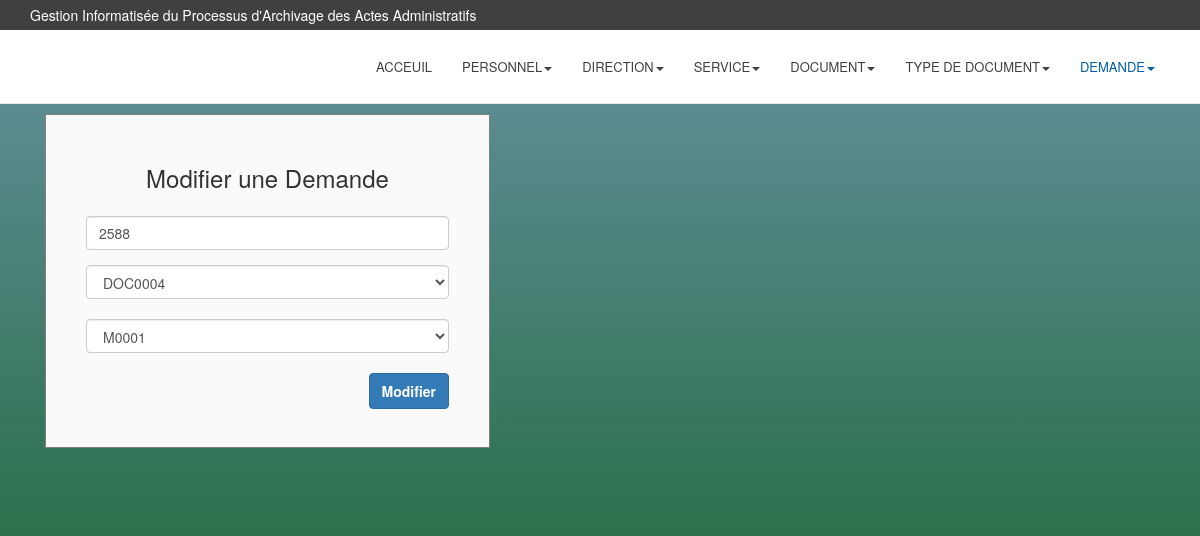
The page /ModifierDemande.php?Dem=2588 on the database its author committed.
### tables this page shows
CREATE TABLE IF NOT EXISTS `demande` (
  `NumDemande` varchar(10) NOT NULL,
  `DateDemande` timestamp NOT NULL DEFAULT current_timestamp(),
  `CodeDoc` varchar(10) NOT NULL,
  `Matricule` varchar(5) NOT NULL,
  PRIMARY KEY (`NumDemande`)
);

### ModifierDemande.php (the view, shortened to what this page needs)
<?php
$hostname = "localhost";
$username = "root";
$password ="";
$databaseName = "gipa";
$connect = mysqli_connect($hostname, $username, $password, $databaseName);
if (isset($_GET["Dem"]))
{
	$requette = "SELECT * FROM demande WHERE NumDemande= '".$_GET["Dem"]."'";
	$resulta = mysqli_query($connect, $requette);
}
?>
<html class="ola">
	<head>
		<link href="css/bootstrap.min.css" rel="stylesheet">
		<link href="css/font-awesome.min.css" rel="stylesheet">
		<link href="css/style.css" rel="stylesheet">
   </head>
   <body class="ola">
		<header>
		<div class="top">
				<div class="container">
					<div class="row">
						<div class="col-sm-6">
							<p>Gestion Informatisée du Processus d'Archivage des Actes Administratifs</p>
						</div>
					</div>
				</div>
			</div>
   			<nav class="navbar navbar-default">
				<div class="container">
					<div class="collapse navbar-collapse" id="bs-navbar-collapse">
						<ul class="nav navbar-nav main-navbar-nav">
							<li><a href="Acceuil.php" title="">ACCEUIL</a></li>
							<li class="dropdown">
								<a href="#" title="" class="dropdown-toggle" data-toggle="dropdown" role="button" aria-haspopup="true" aria-expanded="false">PERSONNEL<span class="caret"></span></a>
							</li>
							<li class="dropdown">
								<a href="#" title="" class="dropdown-toggle" data-toggle="dropdown" role="button" aria-haspopup="true" aria-expanded="false">DIRECTION<span class="caret"></span></a>
							</li>
							<li class="dropdown">
								<a href="#" title="" class="dropdown-toggle" data-toggle="dropdown" role="button" aria-haspopup="true" aria-expanded="false">SERVICE<span class="caret"></span></a>
							</li>
							<li class="dropdown">
								<a href="#" title="" class="dropdown-toggle" data-toggle="dropdown" role="button" aria-haspopup="true" aria-expanded="false">DOCUMENT<span class="caret"></span></a>
							</li>
							<li class="dropdown">
								<a href="#" title="" class="dropdown-toggle" data-toggle="dropdown" role="button" aria-haspopup="true" aria-expanded="false">TYPE DE DOCUMENT<span class="caret"></span></a>
							</li>
							<li class="active" class="dropdown">
								<a href="Demande.php" title="" class="dropdown-toggle" data-toggle="dropdown" role="button" aria-haspopup="true" aria-expanded="false">DEMANDE<span class="caret"></span></a>
							</li>
						</ul>
					</div>
				</div>
			</nav>
		</header>
		<div class="container">
			<div class="col-md-5">
				<div class="form-area">
				<?php if ($resulta) { ?>
				<?php $row1 = mysqli_fetch_array($resulta) ; ?>
					<form role="form" action="Demande.php" method="POST">
						<br style="clear:both">
						<h3 style="margin-bottom: 25px; text-align: center;">Modifier une Demande</h3>
						<div class="form-group">
							<input type="text" class="form-control" id="NumDem" name="NumDem" placeholder="Numéro de la Demande" value="<?php echo $row1["NumDemande"]; ?>" required>
						</div>
						<select class="form-control" name="doc">
							<option value="<?php echo $row1["CodeDoc"]; ?>"><?php echo $row1["CodeDoc"]; ?></option>
						</select><br>
						<select class="form-control" name="pers">
							<option value="<?php echo $row1["Matricule"]; ?>"><?php echo $row1["Matricule"]; ?></option>
						</select><br>
						<button type="submit" name="Modifier" class="btn btn-primary pull-right">Modifier</button>
					</form>
				<?php } ?>
				</div>
			</div>
		</div>
   </body>
</html>

### css/style.css (style rules this page uses)
.ola { height: 100%; background-repeat: no-repeat; background-image: linear-gradient(rgb(104, 145, 162), rgb(12, 97, 33)); }
.btn { font-weight: 700; height: 36px; -moz-user-select: none; -webkit-user-select: none; user-select: none; cursor: default; }
.form-area { background-color: #FAFAFA; padding: 10px 40px 60px; margin: 10px 0px 60px; border: 1px solid GREY; }
.top { background-color: #404040;padding: 5px 0;color: #fff; }
.top p { margin: 0; }
.navbar { -moz-border-radius: 0;-webkit-border-radius: 0;border-radius: 0;margin-bottom: 0; }
.navbar .container { position: relative; }
.navbar-default { -moz-transition: all 0.3s ease-out;-o-transition: all 0.3s ease-out;-webkit-transition: all 0.3s ease-out;transition: all 0.3s ease-out;width: 100%;border: none;border-bottom: 1px solid #e7e7e7;background-color: #fff; }
.navbar-default .navbar-nav > li > a { color: #404040;font-weight: normal;font-size: 13px; }
.navbar-default .navbar-nav .active > a,.navbar-default .navbar-nav .active > a:hover,.navbar-default .navbar-nav .active > a:focus { color: #005FA6;background-color: transparent; }
.navbar-default .navbar-collapse { float: right;border-top: none;padding-left: 0;padding-right: 0; }
.main-navbar-nav { -moz-transition: all 0.3s linear;-o-transition: all 0.3s linear;-webkit-transition: all 0.3s linear;transition: all 0.3s linear; }
.main-navbar-nav > li > a { padding-top: 30px;padding-bottom: 30px;line-height: 1; }

### rows shown on the page
demande: NumDem "2588", doc "DOC0004", pers "M0001"
